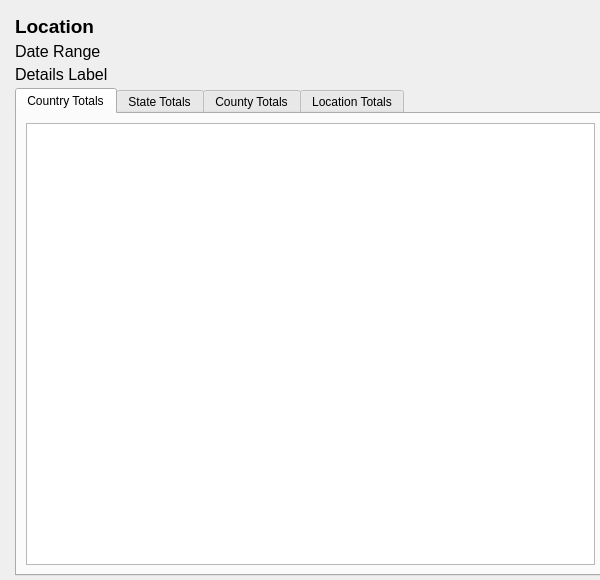
<?xml version="1.0" encoding="UTF-8"?>
<ui version="4.0">
 <class>frmLocationTotals</class>
 <widget class="QWidget" name="frmLocationTotals">
  <property name="geometry">
   <rect>
    <x>0</x>
    <y>0</y>
    <width>600</width>
    <height>580</height>
   </rect>
  </property>
  <property name="sizePolicy">
   <sizepolicy hsizetype="Preferred" vsizetype="Preferred">
    <horstretch>0</horstretch>
    <verstretch>0</verstretch>
   </sizepolicy>
  </property>
  <property name="windowTitle">
   <string>Location Totals</string>
  </property>
  <property name="windowIcon">
   <iconset resource="icons.qrc">
    <normaloff>:/icon_locationtotals.png</normaloff>:/icon_locationtotals.png</iconset>
  </property>
  <widget class="QScrollArea" name="scrollArea">
   <property name="geometry">
    <rect>
     <x>10</x>
     <y>10</y>
     <width>601</width>
     <height>571</height>
    </rect>
   </property>
   <property name="frameShape">
    <enum>QFrame::NoFrame</enum>
   </property>
   <property name="frameShadow">
    <enum>QFrame::Plain</enum>
   </property>
   <property name="widgetResizable">
    <bool>true</bool>
   </property>
   <widget class="QWidget" name="scrollAreaWidgetContents">
    <property name="geometry">
     <rect>
      <x>0</x>
      <y>0</y>
      <width>601</width>
      <height>571</height>
     </rect>
    </property>
    <layout class="QVBoxLayout" name="verticalLayout">
     <property name="spacing">
      <number>4</number>
     </property>
     <property name="leftMargin">
      <number>5</number>
     </property>
     <property name="topMargin">
      <number>5</number>
     </property>
     <property name="rightMargin">
      <number>5</number>
     </property>
     <property name="bottomMargin">
      <number>5</number>
     </property>
     <item>
      <widget class="QLabel" name="lblLocation">
       <property name="sizePolicy">
        <sizepolicy hsizetype="Expanding" vsizetype="Preferred">
         <horstretch>0</horstretch>
         <verstretch>0</verstretch>
        </sizepolicy>
       </property>
       <property name="font">
        <font>
         <pointsize>14</pointsize>
         <weight>75</weight>
         <bold>true</bold>
        </font>
       </property>
       <property name="text">
        <string>Location</string>
       </property>
      </widget>
     </item>
     <item>
      <widget class="QLabel" name="lblDateRange">
       <property name="sizePolicy">
        <sizepolicy hsizetype="Expanding" vsizetype="Preferred">
         <horstretch>0</horstretch>
         <verstretch>0</verstretch>
        </sizepolicy>
       </property>
       <property name="font">
        <font>
         <pointsize>12</pointsize>
         <weight>50</weight>
         <bold>false</bold>
        </font>
       </property>
       <property name="text">
        <string>Date Range</string>
       </property>
      </widget>
     </item>
     <item>
      <widget class="QLabel" name="lblDetails">
       <property name="sizePolicy">
        <sizepolicy hsizetype="Expanding" vsizetype="Preferred">
         <horstretch>0</horstretch>
         <verstretch>0</verstretch>
        </sizepolicy>
       </property>
       <property name="font">
        <font>
         <pointsize>12</pointsize>
         <weight>50</weight>
         <bold>false</bold>
        </font>
       </property>
       <property name="text">
        <string>Details Label</string>
       </property>
      </widget>
     </item>
     <item>
      <widget class="QTabWidget" name="tabLocationTotals">
       <property name="currentIndex">
        <number>0</number>
       </property>
       <widget class="QWidget" name="tab">
        <attribute name="title">
         <string>Country Totals</string>
        </attribute>
        <layout class="QVBoxLayout" name="verticalLayout_2">
         <item>
          <widget class="QTableWidget" name="tblCountryTotals">
           <property name="sizePolicy">
            <sizepolicy hsizetype="Expanding" vsizetype="Expanding">
             <horstretch>0</horstretch>
             <verstretch>0</verstretch>
            </sizepolicy>
           </property>
           <property name="contextMenuPolicy">
            <enum>Qt::ActionsContextMenu</enum>
           </property>
           <property name="frameShape">
            <enum>QFrame::StyledPanel</enum>
           </property>
           <property name="horizontalScrollBarPolicy">
            <enum>Qt::ScrollBarAlwaysOff</enum>
           </property>
           <property name="editTriggers">
            <set>QAbstractItemView::NoEditTriggers</set>
           </property>
           <property name="sortingEnabled">
            <bool>true</bool>
           </property>
           <attribute name="horizontalHeaderVisible">
            <bool>false</bool>
           </attribute>
           <attribute name="horizontalHeaderHighlightSections">
            <bool>false</bool>
           </attribute>
           <attribute name="verticalHeaderVisible">
            <bool>false</bool>
           </attribute>
           <attribute name="verticalHeaderHighlightSections">
            <bool>false</bool>
           </attribute>
          </widget>
         </item>
        </layout>
       </widget>
       <widget class="QWidget" name="tab_3">
        <attribute name="title">
         <string>State Totals</string>
        </attribute>
        <layout class="QVBoxLayout" name="verticalLayout_3">
         <item>
          <widget class="QTableWidget" name="tblStateTotals">
           <property name="sizePolicy">
            <sizepolicy hsizetype="Expanding" vsizetype="Expanding">
             <horstretch>0</horstretch>
             <verstretch>0</verstretch>
            </sizepolicy>
           </property>
           <property name="contextMenuPolicy">
            <enum>Qt::ActionsContextMenu</enum>
           </property>
           <property name="horizontalScrollBarPolicy">
            <enum>Qt::ScrollBarAlwaysOff</enum>
           </property>
           <property name="editTriggers">
            <set>QAbstractItemView::NoEditTriggers</set>
           </property>
           <property name="sortingEnabled">
            <bool>true</bool>
           </property>
           <attribute name="horizontalHeaderVisible">
            <bool>false</bool>
           </attribute>
           <attribute name="horizontalHeaderShowSortIndicator" stdset="0">
            <bool>true</bool>
           </attribute>
           <attribute name="verticalHeaderVisible">
            <bool>false</bool>
           </attribute>
           <attribute name="verticalHeaderHighlightSections">
            <bool>false</bool>
           </attribute>
           <attribute name="verticalHeaderShowSortIndicator" stdset="0">
            <bool>false</bool>
           </attribute>
           <attribute name="verticalHeaderStretchLastSection">
            <bool>false</bool>
           </attribute>
          </widget>
         </item>
        </layout>
       </widget>
       <widget class="QWidget" name="tab_4">
        <attribute name="title">
         <string>County Totals</string>
        </attribute>
        <layout class="QVBoxLayout" name="verticalLayout_4">
         <item>
          <widget class="QTableWidget" name="tblCountyTotals">
           <property name="sizePolicy">
            <sizepolicy hsizetype="Expanding" vsizetype="Expanding">
             <horstretch>0</horstretch>
             <verstretch>0</verstretch>
            </sizepolicy>
           </property>
           <property name="contextMenuPolicy">
            <enum>Qt::ActionsContextMenu</enum>
           </property>
           <property name="horizontalScrollBarPolicy">
            <enum>Qt::ScrollBarAlwaysOff</enum>
           </property>
           <property name="editTriggers">
            <set>QAbstractItemView::NoEditTriggers</set>
           </property>
           <property name="sortingEnabled">
            <bool>true</bool>
           </property>
           <attribute name="horizontalHeaderVisible">
            <bool>false</bool>
           </attribute>
           <attribute name="horizontalHeaderShowSortIndicator" stdset="0">
            <bool>true</bool>
           </attribute>
           <attribute name="verticalHeaderVisible">
            <bool>false</bool>
           </attribute>
           <attribute name="verticalHeaderHighlightSections">
            <bool>false</bool>
           </attribute>
           <attribute name="verticalHeaderShowSortIndicator" stdset="0">
            <bool>false</bool>
           </attribute>
           <attribute name="verticalHeaderStretchLastSection">
            <bool>false</bool>
           </attribute>
          </widget>
         </item>
        </layout>
       </widget>
       <widget class="QWidget" name="tab_2">
        <attribute name="title">
         <string>Location Totals</string>
        </attribute>
        <layout class="QVBoxLayout" name="verticalLayout_5">
         <item>
          <widget class="QTableWidget" name="tblLocationTotals">
           <property name="sizePolicy">
            <sizepolicy hsizetype="Expanding" vsizetype="Expanding">
             <horstretch>0</horstretch>
             <verstretch>0</verstretch>
            </sizepolicy>
           </property>
           <property name="contextMenuPolicy">
            <enum>Qt::ActionsContextMenu</enum>
           </property>
           <property name="horizontalScrollBarPolicy">
            <enum>Qt::ScrollBarAlwaysOff</enum>
           </property>
           <property name="editTriggers">
            <set>QAbstractItemView::NoEditTriggers</set>
           </property>
           <property name="sortingEnabled">
            <bool>true</bool>
           </property>
           <attribute name="horizontalHeaderVisible">
            <bool>false</bool>
           </attribute>
           <attribute name="horizontalHeaderShowSortIndicator" stdset="0">
            <bool>true</bool>
           </attribute>
           <attribute name="verticalHeaderVisible">
            <bool>false</bool>
           </attribute>
           <attribute name="verticalHeaderHighlightSections">
            <bool>false</bool>
           </attribute>
           <attribute name="verticalHeaderShowSortIndicator" stdset="0">
            <bool>false</bool>
           </attribute>
           <attribute name="verticalHeaderStretchLastSection">
            <bool>false</bool>
           </attribute>
          </widget>
         </item>
        </layout>
       </widget>
      </widget>
     </item>
    </layout>
   </widget>
  </widget>
  <action name="actionSetLocationFilter">
   <property name="text">
    <string>Set Filter to Location</string>
   </property>
  </action>
  <action name="actionSetCountryFilter">
   <property name="text">
    <string>Set Filter to Country</string>
   </property>
  </action>
  <action name="actionSetStateFilter">
   <property name="text">
    <string>Set Filter to State</string>
   </property>
  </action>
  <action name="actionSetCountyFilter">
   <property name="text">
    <string>Set Filter to County</string>
   </property>
  </action>
 </widget>
 <resources>
  <include location="icons.qrc"/>
 </resources>
 <connections/>
</ui>
